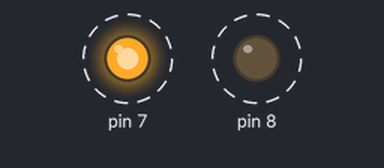
This sketch was run on a simulated Arduino Uno, built with avr-gcc and run on an emulated ATmega328P. Parts: output pins drawn as LEDs (lit = HIGH). Dashed ring = blinking.

Above: at 0.2 s.
Timing chart, 0 to 3.0 s (numbered marks = the images above):
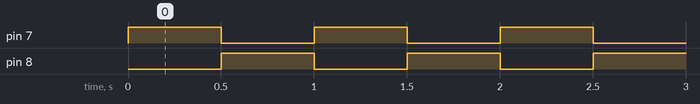

Measured:
- by itself, pin 7, pin 8: alternates HIGH for 0.50 s and LOW for 0.50 s

The sketch:

dual_led_alternating_flasher.ino
```cpp
void setup() {
  // Initialize digital pins 7 and 8 as outputs
  pinMode(7, OUTPUT);
  pinMode(8, OUTPUT);
}

void loop() {
  // LED 1 ON, LED 2 OFF
  digitalWrite(7, HIGH);
  digitalWrite(8, LOW);
  delay(500); // Wait for 0.5 seconds

  // LED 1 OFF, LED 2 ON
  digitalWrite(7, LOW);
  digitalWrite(8, HIGH);
  delay(500); // Wait for 0.5 seconds
}
```
